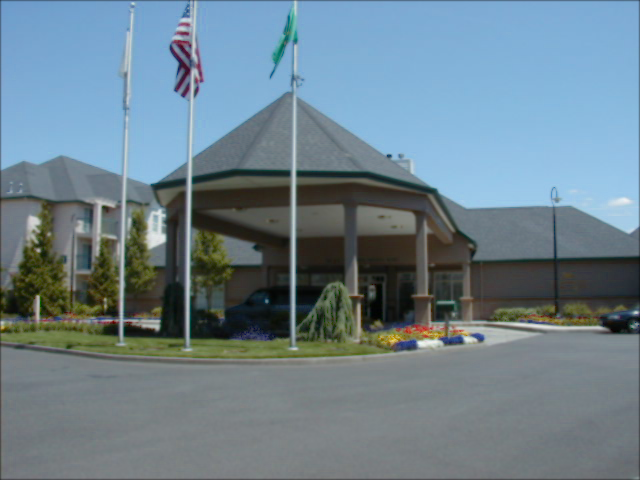
#> input picture 4_2.bmp, 640 x 480 px
$ python bai2.py
#> lines starting #> are read from the running program, lines starting #| are printed output that depends on the picture
#> further down, Image is the input picture: shape (480, 640, 3); mean B, G, R 140, 129.2, 109.3
import cv2 as cv
import numpy as np

def HighBoostFiltering(image,Scale_Factor):
#> called with Scale_Factor = 3
    hsv_img = cv.cvtColor(image,cv.COLOR_BGR2HSV)
#> hsv_img: shape (480, 640, 3); mean H, S, V 87.2, 65, 144.8
    h,s,gray_img = hsv_img[:,:,0], hsv_img[:,:,1], hsv_img[:,:,2]
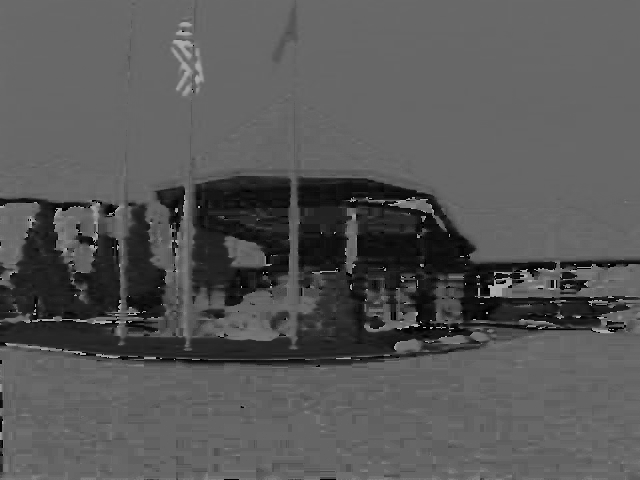
#> h: shape (480, 640); min 0, max 179, mean 87.2
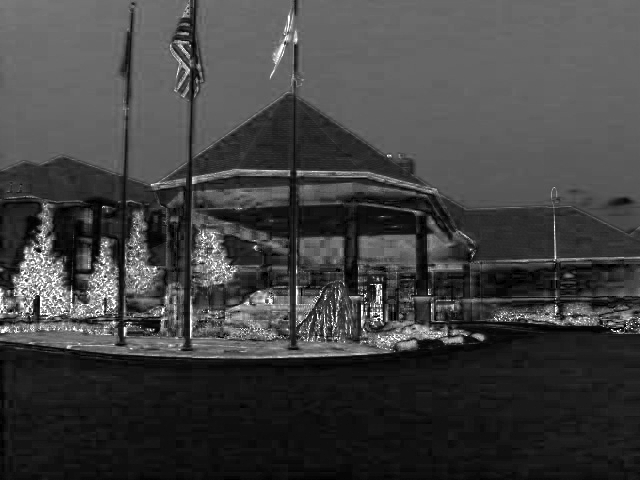
#> s: shape (480, 640); min 0, max 255, mean 65
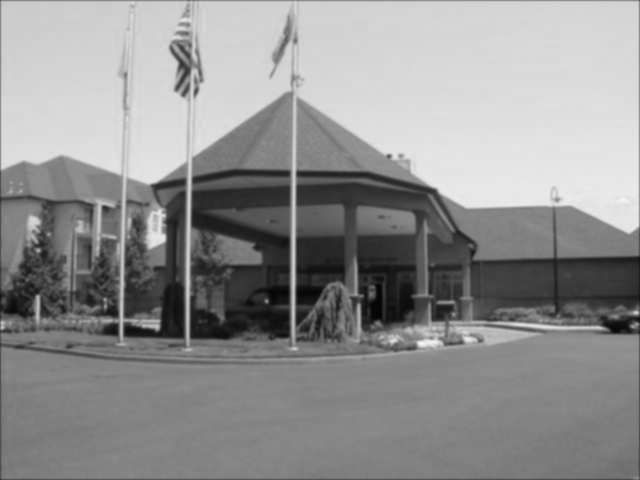
#> gray_img: shape (480, 640); min 4, max 245, mean 144.8
    resultant_image = gray_img.copy()
    for i in range(1,gray_img.shape[0]-1):
        for j in range(1,gray_img.shape[1]-1):
            blur_factor = gray_img[i-1, j-1] + gray_img[i-1, j] - gray_img[i-1, j+1] + gray_img[i, j-1] + gray_img[i, j] + gray_img[i, j+1] + gray_img[i+1, j+1] + gray_img[i+1, j] + gray_img[i+1, j+1]
            blur_factor /= 9
            mask = Scale_Factor*gray_img[i, j] - blur_factor
            resultant_image[i, j] = gray_img[i, j] + mask
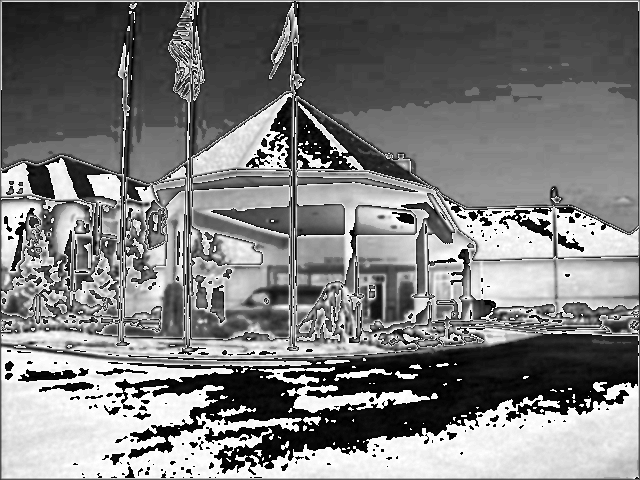
#> resultant_image: shape (480, 640); min 0, max 255, mean 124.6

    hsv_img = cv.merge([h,s,gray_img])
    BGR_Image = cv.cvtColor(hsv_img,cv.COLOR_HSV2BGR)
    return resultant_image, BGR_Image

if __name__ == "__main__":
    Image = cv.imread("4_2.bmp")
    Gray_Image, Filtered_Image = HighBoostFiltering(Image,3)
    cv.imshow("Original Image", Image)
    cv.imshow("Filtered Gray Image", Gray_Image)
    cv.imshow("Filtered Image", Filtered_Image)
    cv.waitKey()
    cv.destroyAllWindows()
